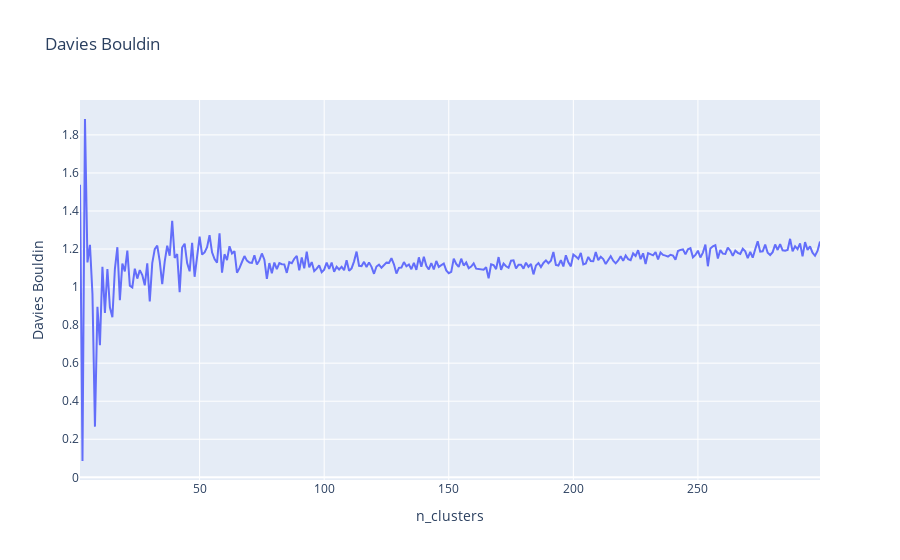
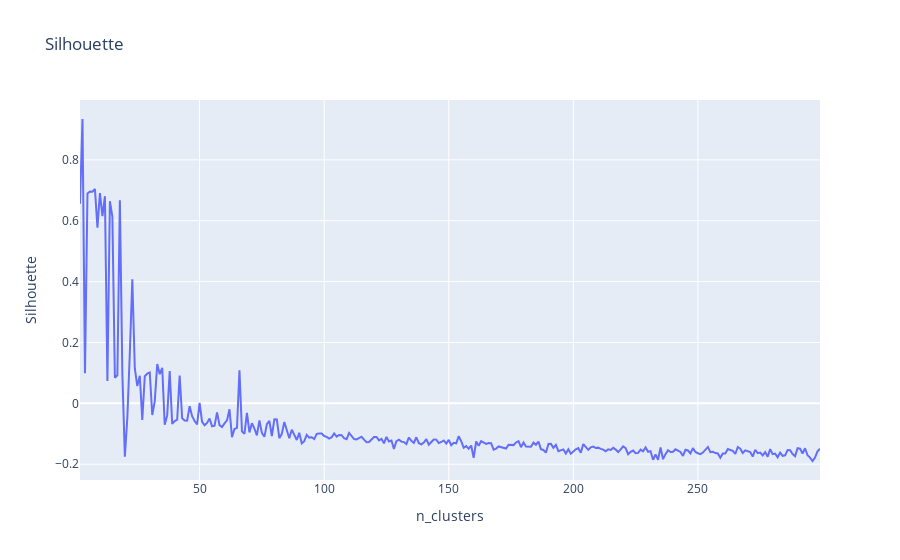
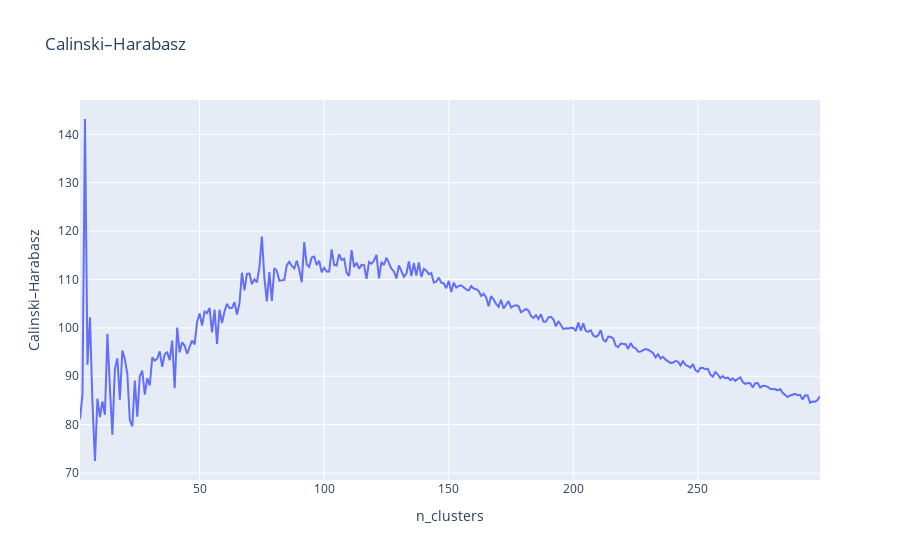

Notebook code for these charts, in order:
### Code cell
df_scores = pd.read_csv(TMP_PATH + 'scores.csv')

for name in calc_scrore_names:
    fig = px.line(df_scores, x="n_clusters", y=name, title=name)
    fig.show()

### Figure 1 — Plotly figure (JSON) as saved in the notebook; plotly's stock layout.template omitted (floating-point values rounded to 4 significant figures; data arrays with more than 128 entries replaced by an {"elided": "..."} marker saying what was removed)
{"data": [{"hovertemplate": "n_clusters=%{x}<br>Davies Bouldin=%{y}<extra></extra>", "legendgroup": "", "line": {"color": "#636efa", "dash": "solid"}, "mode": "lines", "name": "", "showlegend": false, "type": "scatter", "x": {"elided": "298 int values"}, "xaxis": "x", "y": {"elided": "298 float values"}, "yaxis": "y"}], "layout": {"legend": {"tracegroupgap": 0}, "title": {"text": "Davies Bouldin"}, "xaxis": {"anchor": "y", "domain": [0, 1], "title": {"text": "n_clusters"}}, "yaxis": {"anchor": "x", "domain": [0, 1], "title": {"text": "Davies Bouldin"}}}}

### Figure 2 — Plotly figure (JSON) as saved in the notebook; plotly's stock layout.template omitted (floating-point values rounded to 4 significant figures; data arrays with more than 128 entries replaced by an {"elided": "..."} marker saying what was removed)
{"data": [{"hovertemplate": "n_clusters=%{x}<br>Silhouette=%{y}<extra></extra>", "legendgroup": "", "line": {"color": "#636efa", "dash": "solid"}, "mode": "lines", "name": "", "showlegend": false, "type": "scatter", "x": {"elided": "298 int values"}, "xaxis": "x", "y": {"elided": "298 float values"}, "yaxis": "y"}], "layout": {"legend": {"tracegroupgap": 0}, "title": {"text": "Silhouette"}, "xaxis": {"anchor": "y", "domain": [0, 1], "title": {"text": "n_clusters"}}, "yaxis": {"anchor": "x", "domain": [0, 1], "title": {"text": "Silhouette"}}}}

### Figure 3 — Plotly figure (JSON) as saved in the notebook; plotly's stock layout.template omitted (floating-point values rounded to 4 significant figures; data arrays with more than 128 entries replaced by an {"elided": "..."} marker saying what was removed)
{"data": [{"hovertemplate": "n_clusters=%{x}<br>Calinski–Harabasz=%{y}<extra></extra>", "legendgroup": "", "line": {"color": "#636efa", "dash": "solid"}, "mode": "lines", "name": "", "showlegend": false, "type": "scatter", "x": {"elided": "298 int values"}, "xaxis": "x", "y": {"elided": "298 float values"}, "yaxis": "y"}], "layout": {"legend": {"tracegroupgap": 0}, "title": {"text": "Calinski–Harabasz"}, "xaxis": {"anchor": "y", "domain": [0, 1], "title": {"text": "n_clusters"}}, "yaxis": {"anchor": "x", "domain": [0, 1], "title": {"text": "Calinski–Harabasz"}}}}
